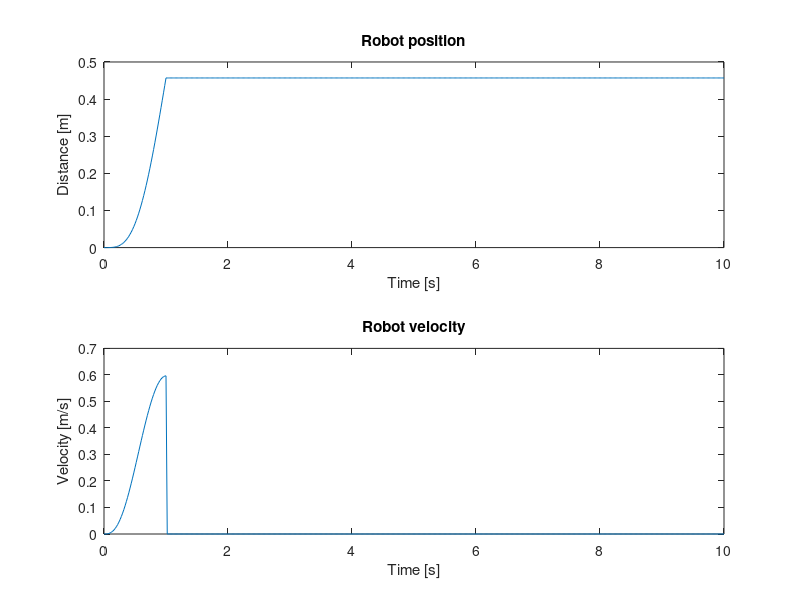
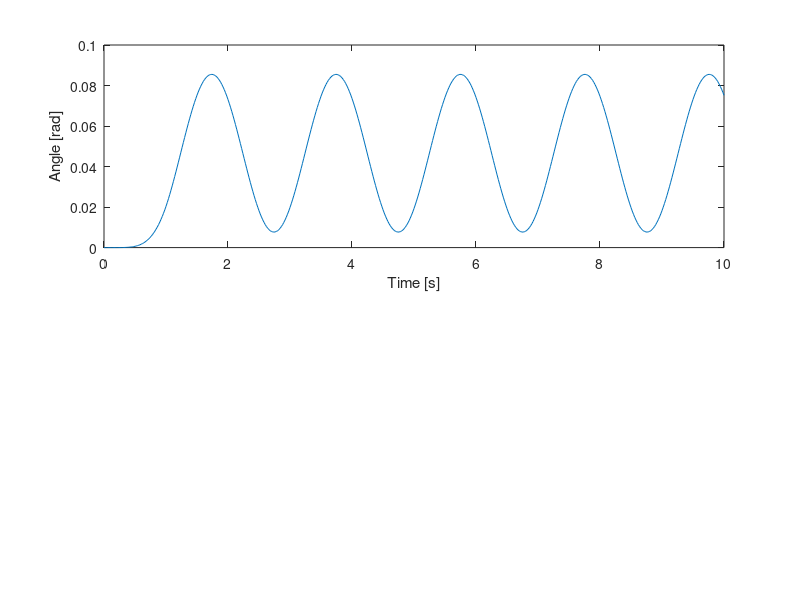

Write MATLAB code to recreate these figures, in order. (Note: this script raises an error after producing the figures.)
%% Newest simulation file 
clear all
close all
clc
g = 9.81;


% Pendulum properties
l = 1; %cable length
omega = sqrt(g/l);
period = 2*pi/omega;

%Initial conditions
theta_init = 0;
omega_init = 0;

%Duration of the robot motion
if theta_init == 0
    %T = 1.5*period; %amplitude gain
    T = period; %amplitude attenuation
else
    T = 1.25*period; %amplitude gain/ attenuation depending on theta_init
end


% Experiment opstelling:
theta_opt = 60.85*pi/180; %optimale eindhoek kabel [rad]

dx_robot = 0.92;  %horizontale verplaatsing robot [m]
dx_object = dx_robot + l*sin(theta_opt); %horizontale verplaatsing bak [m]



x = 0:0.1:dx_robot; %m

offset = 0;

% Input = 7th order polynomial (3rd degree of continuity)


%max velocity 
v_max = 0.6; %m/s

%average velocity
v = v_max/2.2; %vmax = 2.2*v_avg


frequency = 50;
timestep = 1/frequency;
time = 0:timestep:10;


tau = (0:timestep:T)/T;

% Position 
S = dx_robot*(-20*tau.^7+70*tau.^6-84*tau.^5+35*tau.^4);

position(1:ceil(T/(timestep))+offset) = S;       
position(1+ceil(T/timestep):end) = dx_robot;

position_abrupt = zeros(1,length(time));
position_abrupt(1:ceil(T/(timestep*2))) = position(1:ceil(T/(timestep*2)));
position_abrupt(ceil(T/(timestep*2))+1:end) = position_abrupt(ceil(T/(timestep*2)));

% Velocity
V = v*(-7*20*tau.^6 + 6*70*tau.^5 -5*84*tau.^4 +4*35*tau.^3);

velocity(1:ceil(T/(timestep))+offset) = V;      
velocity(1+ceil(T/timestep):end) = 0;

velocity_abrupt = zeros(1,length(time));
velocity_abrupt(1:ceil(T/(timestep*2))) = velocity(1:ceil(T/(timestep*2)));
%% 
%%%%%%%%%%%%%%%%%%%%%%%%%%%%%%%%%%%%%%%%%%%%%%%%%%%%%%%
% 1. State space simulation: (begin conditions possible)
% Define system matrices
A = [0 1; -g/l 0];
B = [0; 1];
C = [1 0]; % Measure only theta
D = 0;
X0 = [theta_init,omega_init];

% Create state-space system
sys_ss = ss(A, B, C, D);

% Input
input = position_abrupt;

% Simulation
[theta1,time] = lsim(sys_ss, input, time, X0);

%Results
% Object position in time
x_obj1 = input' + l*sin(theta1);
y_obj1 = l*(1-cos(theta1));
%%%%%%%%%%%%%%%%%%%%%%%%%%%%%%%%%%%%%%%%%%%%%%%%%%%%%%%

%%%%%%%%%%%%%%%%%%%%%%%%%%%%%%%%%%%%%%%%%%%%%%%%%%%%%%%
% 2. Normal TF: no beginconditions possible
sys = tf([-1 0 0], [l 0 g]);
[theta2, time] = lsim(sys, input, time);

% Object position in time
x_obj2 = input' + l*sin(theta2);
y_obj2 = l*(1-cos(theta2));

%% 

%plots

%Input: same for both methods
figure
subplot(2,1,1)
plot(time,position_abrupt)
title("Robot position")
xlabel('Time [s]')
ylabel('Distance [m]')

subplot(2,1,2)
plot(time,velocity_abrupt)
xlabel('Time [s]')
ylabel('Velocity [m/s]')
title('Robot velocity')


%%%%%%%%%%%%%%%%%%%%%%%%%%%%%%%%%%%%%%%%%%%%%%%%%%%%%%%
%Output for method 1
figure
subplot(2,1,1)
plot(time,theta1)
xlabel('Time [s]')
ylabel('Angle [rad]')
xline(T, 'r', '--')
hold on
% xline(x(end)/i, 'Color', 'r', 'LineStyle', '--');
% yline(theta_opt, 'Color', 'g', 'LineStyle', '--');
title('Cable angle \theta - method 1')
legend('Simulation result','Abrupt stop')

subplot(2,1,2)
plot(x_obj1,y_obj1)
xlabel('x-distance [m]')
ylabel('y-distance [m]')
xline(position_abrupt(1,end), 'r', '--')
title('Object position - method 1')
axis([0 0.9 0 0.06]);
%%%%%%%%%%%%%%%%%%%%%%%%%%%%%%%%%%%%%%%%%%%%%%%%%%%%%%%

%%%%%%%%%%%%%%%%%%%%%%%%%%%%%%%%%%%%%%%%%%%%%%%%%%%%%%%
%Output for method 2
figure
subplot(2,1,1)
plot(time,theta2)
xlabel('Time [s]')
ylabel('Angle [rad]')
xline(T, 'r', '--')
title('Cable angle \theta - method 2')
legend('Simulation result','Abrupt stop')

subplot(2,1,2)
plot(x_obj2,y_obj2)
xlabel('x-distance [m]')
ylabel('y-distance [m]')
xline(position_abrupt(1,end), 'r', '--')
title('Object position - method 2')
axis([0 0.9 0 0.06]);
%%%%%%%%%%%%%%%%%%%%%%%%%%%%%%%%%%%%%%%%%%%%%%%%%%%%%%%




